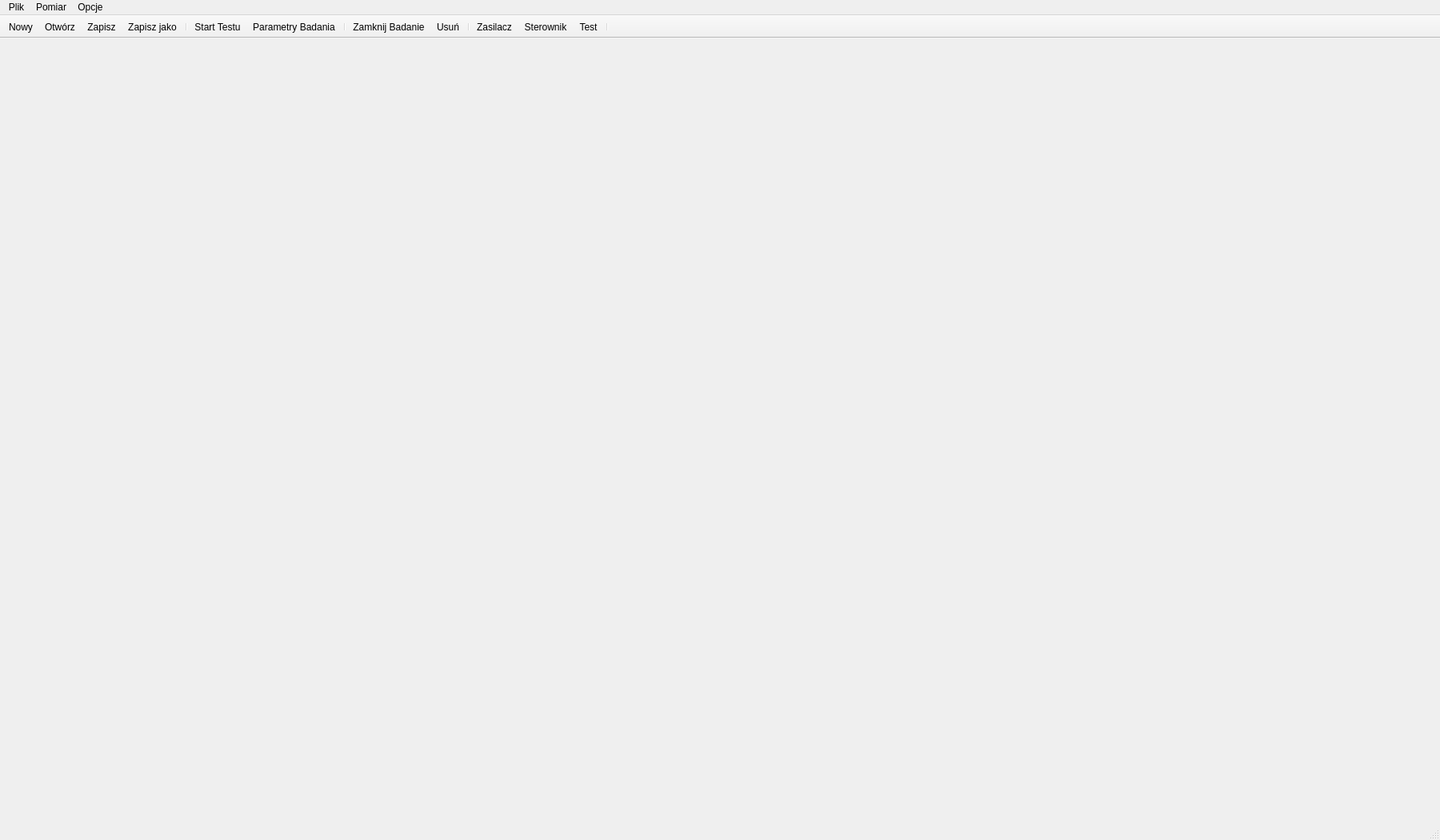
<?xml version="1.0" encoding="UTF-8"?>
<ui version="4.0">
 <class>MainWindow</class>
 <widget class="QMainWindow" name="MainWindow">
  <property name="geometry">
   <rect>
    <x>0</x>
    <y>0</y>
    <width>1800</width>
    <height>1050</height>
   </rect>
  </property>
  <property name="minimumSize">
   <size>
    <width>1800</width>
    <height>1050</height>
   </size>
  </property>
  <property name="maximumSize">
   <size>
    <width>1920</width>
    <height>1200</height>
   </size>
  </property>
  <property name="windowTitle">
   <string>Czujniki Liniowe</string>
  </property>
  <property name="documentMode">
   <bool>true</bool>
  </property>
  <widget class="ListaBadan" name="centralwidget"/>
  <widget class="QMenuBar" name="menubar">
   <property name="geometry">
    <rect>
     <x>0</x>
     <y>0</y>
     <width>1800</width>
     <height>22</height>
    </rect>
   </property>
   <widget class="QMenu" name="menuDebug">
    <property name="title">
     <string>Plik</string>
    </property>
    <addaction name="actionNoweBadanie"/>
    <addaction name="actionOtworzBadanie"/>
    <addaction name="actionZapiszZadanie"/>
    <addaction name="actionZapiszJako"/>
    <addaction name="actionZamknijBadanie"/>
    <addaction name="actionUsunBadanie"/>
    <addaction name="separator"/>
    <addaction name="actionOtw_rz_okno"/>
   </widget>
   <widget class="QMenu" name="menuOpcje">
    <property name="title">
     <string>Opcje</string>
    </property>
    <addaction name="actionParametryBadania"/>
    <addaction name="separator"/>
    <addaction name="actionParametryKalibracyjne"/>
    <addaction name="actionTestStanowiska"/>
    <addaction name="separator"/>
    <addaction name="actionTestZasilacza"/>
    <addaction name="actionTestSterownikaDlg"/>
    <addaction name="separator"/>
   </widget>
   <widget class="QMenu" name="menuPomiar">
    <property name="title">
     <string>Pomiar</string>
    </property>
    <addaction name="actionStartTestu"/>
   </widget>
   <addaction name="menuDebug"/>
   <addaction name="menuPomiar"/>
   <addaction name="menuOpcje"/>
  </widget>
  <widget class="QStatusBar" name="statusbar"/>
  <widget class="QToolBar" name="toolBar">
   <property name="windowTitle">
    <string>toolBar</string>
   </property>
   <property name="movable">
    <bool>false</bool>
   </property>
   <attribute name="toolBarArea">
    <enum>TopToolBarArea</enum>
   </attribute>
   <attribute name="toolBarBreak">
    <bool>false</bool>
   </attribute>
   <addaction name="actionNoweBadanie"/>
   <addaction name="actionOtworzBadanie"/>
   <addaction name="actionZapiszZadanie"/>
   <addaction name="actionZapiszJako"/>
   <addaction name="separator"/>
   <addaction name="actionStartTestu"/>
   <addaction name="actionParametryBadania"/>
   <addaction name="separator"/>
   <addaction name="actionZamknijBadanie"/>
   <addaction name="actionUsunBadanie"/>
   <addaction name="separator"/>
   <addaction name="actionZasilacz"/>
   <addaction name="actionSterownik"/>
   <addaction name="actionTest"/>
   <addaction name="separator"/>
  </widget>
  <action name="actionOtw_rz_okno">
   <property name="icon">
    <iconset theme="document-open"/>
   </property>
   <property name="text">
    <string>Otwórz okno</string>
   </property>
  </action>
  <action name="actionNoweBadanie">
   <property name="icon">
    <iconset>
     <normaloff>NewDocument.svg</normaloff>NewDocument.svg</iconset>
   </property>
   <property name="text">
    <string>Nowy</string>
   </property>
   <property name="toolTip">
    <string>Tworzy nowe badanie</string>
   </property>
   <property name="shortcut">
    <string>Ctrl+N</string>
   </property>
  </action>
  <action name="actionOtworzBadanie">
   <property name="icon">
    <iconset theme="document-open">
     <normaloff>OpenFile.svg</normaloff>OpenFile.svg</iconset>
   </property>
   <property name="text">
    <string>Otwórz</string>
   </property>
   <property name="toolTip">
    <string>Otwórz poprzednio zapisane badanie</string>
   </property>
   <property name="shortcut">
    <string>Ctrl+O</string>
   </property>
  </action>
  <action name="actionZapiszZadanie">
   <property name="icon">
    <iconset>
     <normaloff>Save.svg</normaloff>Save.svg</iconset>
   </property>
   <property name="text">
    <string>Zapisz</string>
   </property>
   <property name="toolTip">
    <string>Zapisz zadanie do pliku</string>
   </property>
   <property name="shortcut">
    <string>Ctrl+S</string>
   </property>
  </action>
  <action name="actionZapiszJako">
   <property name="icon">
    <iconset>
     <normaloff>SaveAs.svg</normaloff>SaveAs.svg</iconset>
   </property>
   <property name="text">
    <string>Zapisz jako</string>
   </property>
   <property name="toolTip">
    <string>Zapisuje badanie do nowego pliku</string>
   </property>
  </action>
  <action name="actionUsunBadanie">
   <property name="icon">
    <iconset>
     <normaloff>Delete.svg</normaloff>Delete.svg</iconset>
   </property>
   <property name="text">
    <string>Usuń</string>
   </property>
   <property name="toolTip">
    <string>Usuwanie aktualne badanie</string>
   </property>
  </action>
  <action name="actionParametryKalibracyjne">
   <property name="text">
    <string>Parametry Kalibracyjne</string>
   </property>
  </action>
  <action name="actionTestZasilacza">
   <property name="text">
    <string>Test Zasilacza</string>
   </property>
  </action>
  <action name="actionTestSterownikaDlg">
   <property name="text">
    <string>Test Sterownika</string>
   </property>
  </action>
  <action name="actionZasilacz">
   <property name="icon">
    <iconset resource="icons.qrc">
     <normaloff>:/zasilacz/zasilacz_notconnected</normaloff>
     <normalon>:/zasilacz/zasilacz_on</normalon>
     <disabledoff>:/zasilacz/zasilacz_notconnected</disabledoff>
     <disabledon>:/zasilacz/zasilacz_notconnected</disabledon>
     <selectedoff>:/zasilacz/zasilacz_off</selectedoff>
     <selectedon>:/zasilacz/zasilacz_off</selectedon>:/zasilacz/zasilacz_notconnected</iconset>
   </property>
   <property name="text">
    <string>Zasilacz</string>
   </property>
  </action>
  <action name="actionSterownik">
   <property name="icon">
    <iconset resource="icons.qrc">
     <normaloff>:/sterownik/sterownik_off</normaloff>
     <normalon>:/sterownik/sterownik_on</normalon>:/sterownik/sterownik_off</iconset>
   </property>
   <property name="text">
    <string>Sterownik</string>
   </property>
  </action>
  <action name="actionStartTestu">
   <property name="icon">
    <iconset>
     <normaloff>StartupApplication.svg</normaloff>StartupApplication.svg</iconset>
   </property>
   <property name="text">
    <string>Start Testu</string>
   </property>
  </action>
  <action name="actionTestStanowiska">
   <property name="text">
    <string>Testowanie Stanowiska</string>
   </property>
  </action>
  <action name="actionParametryBadania">
   <property name="icon">
    <iconset>
     <normaloff>ProcedureSettings.svg</normaloff>ProcedureSettings.svg</iconset>
   </property>
   <property name="text">
    <string>Parametry Badania</string>
   </property>
  </action>
  <action name="actionZamknijBadanie">
   <property name="icon">
    <iconset>
     <normaloff>CloseDocument.svg</normaloff>CloseDocument.svg</iconset>
   </property>
   <property name="text">
    <string>Zamknij Badanie</string>
   </property>
  </action>
  <action name="actionTest">
   <property name="icon">
    <iconset theme="applications-system">
     <normaloff>.</normaloff>.</iconset>
   </property>
   <property name="text">
    <string>Test</string>
   </property>
   <property name="shortcut">
    <string>Ctrl+T</string>
   </property>
  </action>
 </widget>
 <customwidgets>
  <customwidget>
   <class>ListaBadan</class>
   <extends>QWidget</extends>
   <header>listabadan.h</header>
   <container>1</container>
  </customwidget>
 </customwidgets>
 <resources>
  <include location="icons.qrc"/>
 </resources>
 <connections/>
</ui>
